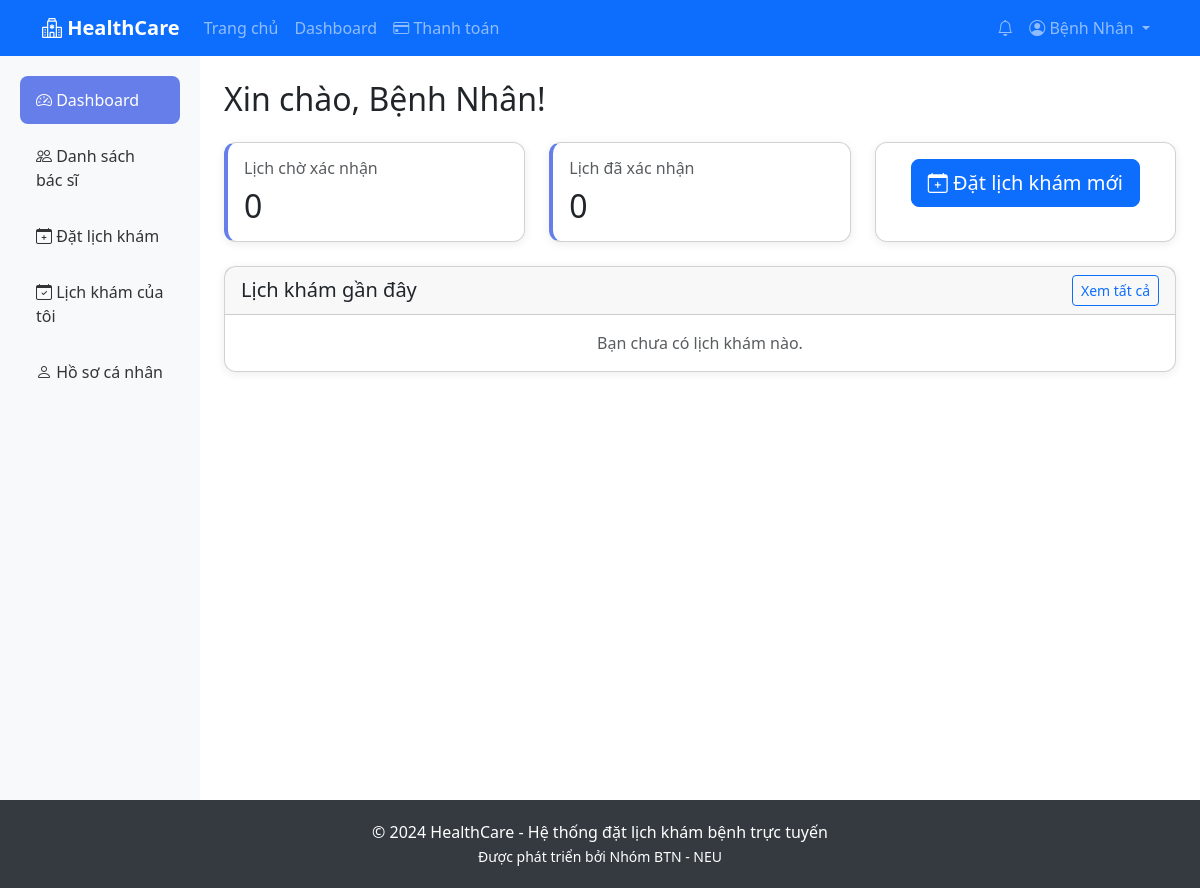
The page /patient/dashboard/ (signed in) on the database as committed earlier.
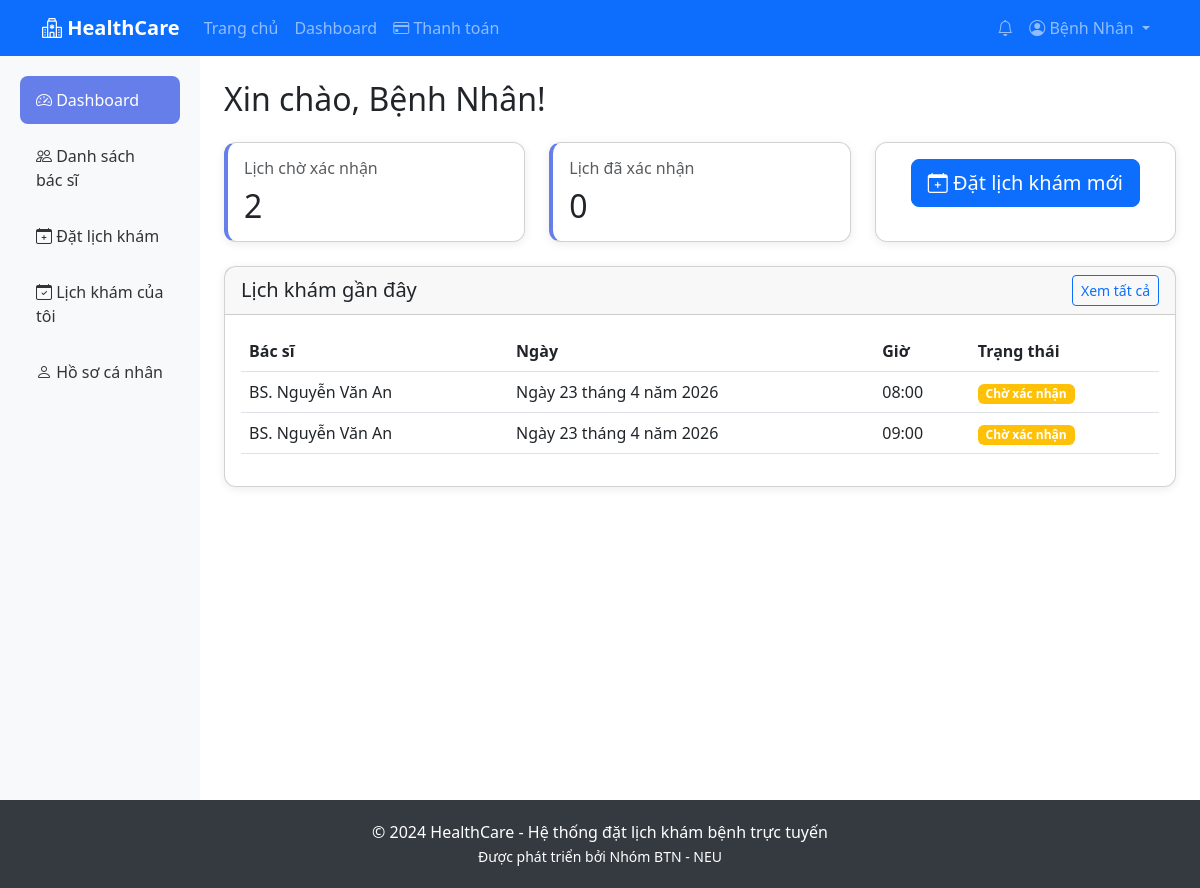
The same page on the database as committed later.
### appointments/models.py (models this page shows, shortened)
class Appointment(models.Model):
    STATUS_CHOICES = [
        ('pending', 'Chờ xác nhận'),
        ('confirmed', 'Đã xác nhận'),
        ('completed', 'Hoàn thành'),
        ('cancelled', 'Đã hủy'),
        ('rejected', 'Từ chối'),
    ]
    patient = models.ForeignKey(Patient, on_delete=models.CASCADE, related_name='appointments')
    doctor = models.ForeignKey(Doctor, on_delete=models.CASCADE, related_name='appointments')
    appointment_date = models.DateField()
    appointment_time = models.TimeField()
    status = models.CharField(max_length=20, choices=STATUS_CHOICES, default='pending')
    symptoms = models.TextField(blank=True, help_text='Mô tả triệu chứng')
    notes = models.TextField(blank=True, help_text='Ghi chú của bác sĩ')
    checked_in = models.BooleanField(default=False, help_text='Đã check-in khi đến khám')
    checked_in_at = models.DateTimeField(null=True, blank=True)
    created_at = models.DateTimeField(auto_now_add=True)
    updated_at = models.DateTimeField(auto_now=True)
    class Meta:
        verbose_name = 'Lịch khám'
        verbose_name_plural = 'Lịch khám'
        ordering = ['-appointment_date', '-appointment_time']
        constraints = [
            models.UniqueConstraint(
                fields=['doctor', 'appointment_date', 'appointment_time'],
                condition=Q(status__in=['pending', 'confirmed']),
                name='uniq_active_appointment_slot',
            )
        ]

### doctors/models.py (models this page shows, shortened)
class Doctor(models.Model):
    STATUS_CHOICES = [
        ('available', 'Đang làm việc'),
        ('busy', 'Bận'),
        ('off', 'Nghỉ phép'),
    ]
    user = models.OneToOneField(User, on_delete=models.CASCADE, related_name='doctor_profile')
    specialization = models.ForeignKey(Specialization, on_delete=models.SET_NULL, null=True, related_name='doctors')
    qualification = models.CharField(max_length=200, blank=True)
    experience_years = models.PositiveIntegerField(default=0)
    consultation_fee = models.DecimalField(max_digits=10, decimal_places=0, default=0)
    status = models.CharField(max_length=20, choices=STATUS_CHOICES, default='available')
    bio = models.TextField(blank=True)
    clinic_name = models.CharField(max_length=200, blank=True, help_text='Tên phòng khám')
    clinic_address = models.TextField(blank=True, help_text='Địa chỉ phòng khám')
    clinic_phone = models.CharField(max_length=15, blank=True, help_text='Số điện thoại phòng khám')
    clinic_map_url = models.URLField(blank=True, help_text='URL Google Maps iframe')
    created_at = models.DateTimeField(auto_now_add=True)
    updated_at = models.DateTimeField(auto_now=True)
    def __str__(self):
        return f"BS. {self.user.get_full_name() or self.user.username}"
    class Meta:
        verbose_name = 'Bác sĩ'
        verbose_name_plural = 'Bác sĩ'

### accounts/models.py (models this page shows, shortened)
class User(AbstractUser):
    ROLE_CHOICES = [
        ('patient', 'Bệnh nhân'),
        ('doctor', 'Bác sĩ'),
        ('admin', 'Quản trị viên'),
    ]
    role = models.CharField(max_length=10, choices=ROLE_CHOICES, default='patient')
    phone = models.CharField(max_length=15, blank=True)
    address = models.TextField(blank=True)
    is_active = models.BooleanField(default=True)
    def is_patient(self):
        return self.role == 'patient'

### patients/views.py (the view)
    def wrapper(request, *args, **kwargs):
        if not request.user.is_patient():
            messages.error(request, 'Bạn không có quyền truy cập trang này.')
            return redirect('dashboard')
        return view_func(request, *args, **kwargs)

### patients/views.py (called while the page is built)
def patient_required(view_func):
    def wrapper(request, *args, **kwargs):
        if not request.user.is_patient():
            messages.error(request, 'Bạn không có quyền truy cập trang này.')
            return redirect('dashboard')
        return view_func(request, *args, **kwargs)
    return wrapper

@login_required
@patient_required
def patient_dashboard(request):
    patient = request.user.patient_profile
    appointments = Appointment.objects.filter(patient=patient).order_by('-appointment_date')[:5]
    pending_count = Appointment.objects.filter(patient=patient, status='pending').count()
    confirmed_count = Appointment.objects.filter(patient=patient, status='confirmed').count()
    context = {
        'appointments': appointments,
        'pending_count': pending_count,
        'confirmed_count': confirmed_count,
    }
    return render(request, 'patients/dashboard.html', context)

### templates/patients/dashboard.html (shortened to what the changed rows need)
{% extends 'base.html' %}
{% block content %}
<div class="container-fluid">
    <div class="row">
        <main class="col-md-10 ms-sm-auto px-md-4 py-4">
            <h2 class="mb-4">Xin chào, {{ user.get_full_name|default:user.username }}!</h2>
            <div class="row g-4 mb-4">
                <div class="col-md-4">
                    <div class="card stat-card h-100">
                        <div class="card-body">
                            <h6 class="text-muted">Lịch chờ xác nhận</h6>
                            <h2 class="mb-0">{{ pending_count }}</h2>
                        </div>
                    </div>
                </div>
                <div class="col-md-4">
                    <div class="card stat-card h-100">
                        <div class="card-body">
                            <h2 class="mb-0">{{ confirmed_count }}</h2>
                        </div>
                    </div>
                </div>
            </div>
            <div class="card">
                <div class="card-body">
                    {% if appointments %}
                        <table class="table table-hover">
                            <thead>
                                <tr>
                                    <th>Bác sĩ</th>
                                    <th>Ngày</th>
                                    <th>Giờ</th>
                                    <th>Trạng thái</th>
                                </tr>
                            </thead>
                            <tbody>
                                {% for apt in appointments %}
                                    <tr>
                                        <td>{{ apt.doctor }}</td>
                                        <td>{{ apt.appointment_date }}</td>
                                        <td>{{ apt.appointment_time }}</td>
                                        <td>
                                            <span class="badge bg-{% if apt.status == 'pending' %}warning{% elif apt.status == 'confirmed' %}success{% elif apt.status == 'completed' %}info{% else %}secondary{% endif %}">
                                                {{ apt.get_status_display }}
                                            </span>
                                        </td>
                                    </tr>
                                {% endfor %}
                            </tbody>
                        </table>
                    {% else %}
                        <p class="text-muted text-center mb-0">Bạn chưa có lịch khám nào.</p>
                    {% endif %}
                </div>
            </div>
        </main>
    </div>
</div>
{% endblock %}

Rows that differ between the two databases and show on the page:
added Appointment: doctor "BS. Nguyễn Văn An", appointment_date "Ngày 23 tháng 4 năm 2026", appointment_time "08:00", status "Chờ xác nhận"
added Appointment: doctor "BS. Nguyễn Văn An", appointment_date "Ngày 23 tháng 4 năm 2026", appointment_time "09:00", status "Chờ xác nhận"
Other text that changed with them:
{{ pending_count }}: "0" → "2"
text no longer shown: "Bạn chưa có lịch khám nào."
text now shown: "Bác sĩ Ngày Giờ Trạng thái"
